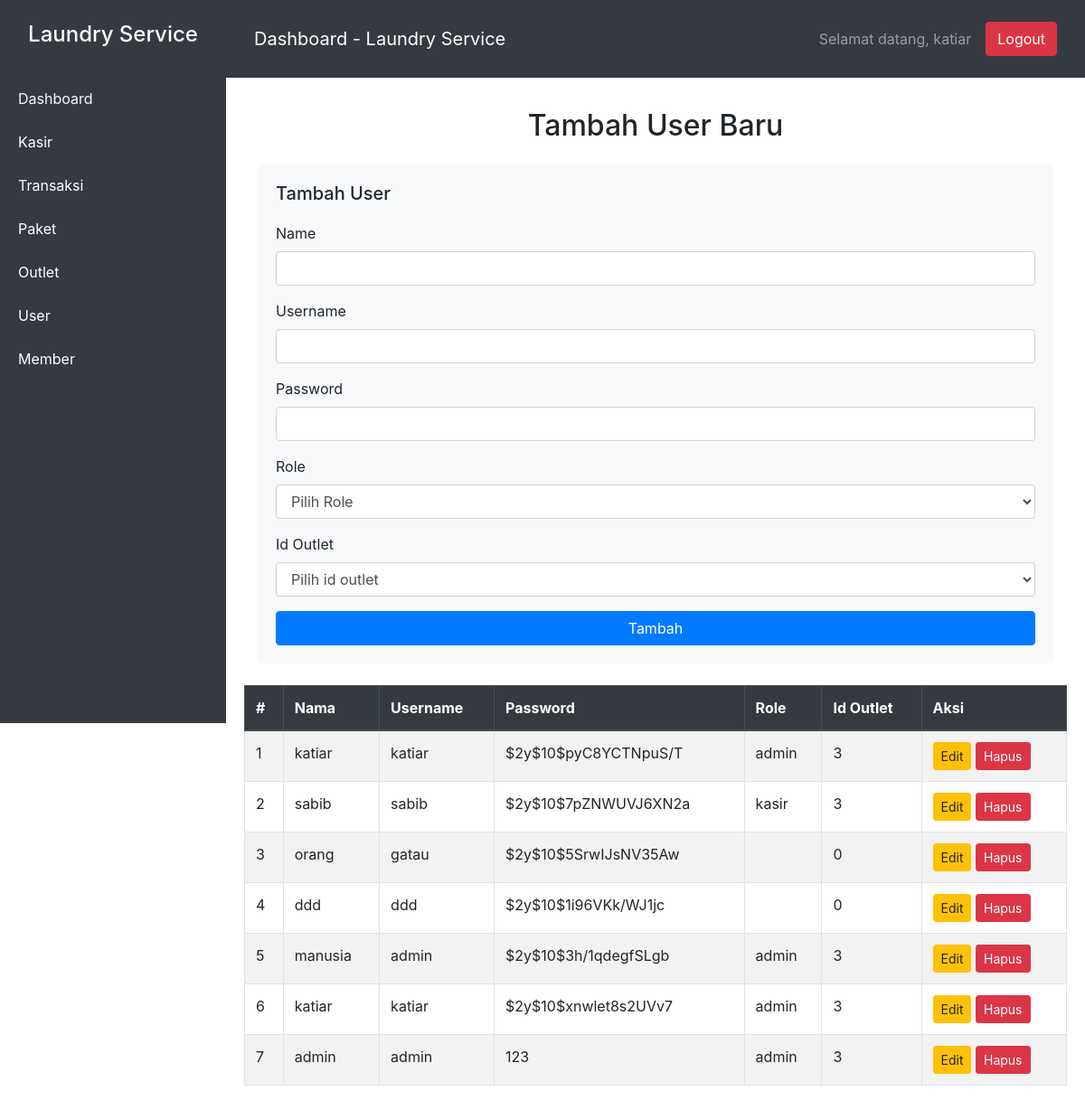
Screenshot of /view/user.php (signed in) with the database file from the repository.
### tables this page shows
CREATE TABLE `user` (
  `id` int(20) NOT NULL,
  `nama` varchar(30) NOT NULL,
  `username` varchar(35) NOT NULL,
  `password` varchar(200) NOT NULL,
  `id_outlet` int(11) NOT NULL,
  `role` enum('kasir','admin','owner') NOT NULL
);

### database/database.php (called while the page is built, shortened)
<?php
class Database
{
    private $host = 'localhost';
    private $username = 'root';
    private $password = '';
    private $dbname = 'laundry';
    protected $connect;
    public function __construct()
    {
        $this->connect = new mysqli($this->host, $this->username, $this->password, $this->dbname);
    }
    public function all($table)
    {
        $data = [];
        $sql = "SELECT * FROM $table";
        $stmt = $this->connect->prepare($sql);
        $stmt->execute();
        $result = $stmt->get_result();
        if ($result->num_rows > 0) {
            while ($row = $result->fetch_assoc()) {
                $data[] = $row;
            }
        }
        return $data;
    }
}

### controller/authController.php (called while the page is built, shortened)
<?php
include __DIR__.'/../model/user.php';
class authController
{
    private $model;
    public function __construct()
    {
        $this->model = new authModel;
    }
    public function index()
    {
        $all = $this->model->index();
        return $all;
    }
}

### model/user.php (called while the page is built, shortened)
<?php
include __DIR__.'/../database/database.php';
class authModel extends Database
{
    private $table = 'user';
    public function index()
    {
        $all = $this->all($this->table);
        return $all;
    }
}

### view/user.php (the view, shortened to what this page needs)
<?php
include __DIR__.'/../controller/authController.php';
$user = new authController;
$dataUser = $user -> index();
?>
<!DOCTYPE html>
<html lang="id">
<head>
    <link rel="stylesheet" href="https://stackpath.bootstrapcdn.com/bootstrap/4.5.2/css/bootstrap.min.css">
</head>
<body>
    <div class="wrapper">
        <nav id="sidebar">
            <div class="sidebar-header text-center py-4">
                <h4>Laundry Service</h4>
            </div>
            <ul class="list-group">
                <?php
                if(isset($_SESSION['admin'])){
                ?>
                <a href="index.php" class="text-light"><li class="list-group-item">Dashboard</a></li>
                <a href="kasir.php" class="text-light"><li class="list-group-item">Kasir</li></a>
                <a href="transaksi.php" class="text-light"><li class="list-group-item">Transaksi</li></a>
                <a href="paket.php" class="text-light"><li class="list-group-item">Paket</li></a>
                <a href="outlet.php" class="text-light"><li class="list-group-item">Outlet</li></a>
                <a href="user.php" class="text-light"><li class="list-group-item">User</li></a>
                <a href="member.php" class="text-light"><li class="list-group-item">Member</li></a>
                <?php
                    }
                ?>
            </ul>
        </nav>
        <header id="header">
            <nav class="navbar navbar-expand-lg navbar-dark">
                <span class="navbar-brand">Dashboard - Laundry Service</span>
                <div class="ml-auto d-flex align-items-center">
                    <span class="navbar-text mr-3">Selamat datang, <?=$_SESSION['admin']['username']?></span>
                    <form action="../routes/auth.php" method="post" class="mb-0">
                        <button type="submit" class="btn btn-danger" name="action" value="logout">Logout</button>
                    </form>
                </div>
            </nav>
        </header>
        <div id="content">
            <div id="main-content" class="container" style="margin-top: 100px">
                <h2 class="text-center mb-4">Tambah User Baru</h2>
                <div class="form-section">
                    <h5>Tambah User</h5>
                    <form action="../routes/auth.php" method="post">
                        <div class="form-group">
                            <label for="name">Name</label>
                            <input type="text" class="form-control" id="name" name="name" value="<?= isset($edit['nama']) ? htmlspecialchars($edit['nama']) : '' ?>" required>
                        </div>
                        <div class="form-group">
                            <label for="username">Username</label>
                            <input type="text" class="form-control" id="username" name="username" value="<?= isset($edit['nama']) ? htmlspecialchars($edit['username']) : '' ?>" required>
                        </div>
                        <div class="form-group">
                            <label for="password">Password</label>
                            <input type="password" class="form-control" id="password" name="password" value="<?= isset($edit['nama']) ? htmlspecialchars($edit['password']) : '' ?>" required>
                        </div>
                        <div class="form-group">
                            <label for="role">Role</label>
                            <select class="form-control" id="role" name="role" required>
                                <option value="">Pilih Role</option>
                            </select>
                        </div>
                        <div class="form-group">
                            <label for="role">Id Outlet</label>
                            <select class="form-control" id="role" name="outlet" required>
                                <option value="">Pilih id outlet</option>
                            </select>
                        </div>
                        <button type="submit" class="btn btn-primary btn-block" name="action" value="<?= isset($edit)  ? 'update' : 'daftar' ?>"><?= isset($edit)  ? 'Update' : 'Tambah' ?></button>
                    </form>
                </div>
            </div>
            <div class="table-responsive">
                        <table class="table table-bordered table-striped mt-4">
                            <thead class="thead-dark">
                                <tr>
                                    <th>#</th>
                                    <th>Nama</th>
                                    <th>Username</th>
                                    <th>Password</th>
                                    <th>Role</th>
                                    <th>Id Outlet</th>
                                    <th>Aksi</th>
                                </tr>
                            </thead>
                            <tbody>
                            <?php
                            $no = 1;
                            foreach($dataUser as $user){
                            ?>
                                <tr>
                                    <td><?=$no++?></td>
                                    <td><?=$user['nama']?></td>
                                    <td><?=$user['username']?></td>
                                    <td><?=substr($user['password'],0,20)?></td>
                                    <td><?=$user['role']?></td>
                                    <td><?=$user['id_outlet']?></td>
                                    <td>
                                        <a href="user.php?id=<?=md5($user['id'])?>" class="btn btn-warning btn-sm">Edit</a>
                                        <a href="../routes/auth.php?id=<?=md5($user['id'])?>&&action=destroy" class="btn btn-danger btn-sm">Hapus</a>
                                    </td>
                                </tr>
                            <?php
                                }
                            ?>
                            </tbody>
                        </table>
                    </div>
        </div>
    </div>
</body>
</html>

### view/user.php (style rules this page uses)
.wrapper { display: flex; width: 100%; }
#sidebar { min-width: 250px; max-width: 250px; background: #343a40; color: #fff; height: 100vh; position: fixed; }
#sidebar .list-group { margin: 0; }
#sidebar .list-group-item { background: #343a40; color: #fff; border: none; }
#content { margin-left: 250px; width: 100%; padding: 20px; }
#header { background-color: #343a40; color: white; padding: 15px; position: fixed; top: 0; left: 250px; width: calc(100% - 250px); z-index: 1000; }
#header .navbar { display: flex; justify-content: space-between; align-items: center; }
#main-content { margin-top: 70px; }
.form-section { background-color: #f8f9fa; padding: 20px; border-radius: 5px; }
.form-section h5 { margin-bottom: 20px; }

### rows the page displays
user: nama "katiar", username "katiar", password "$2y$10$pyC8YCTNpuS/T", role "admin", id_outlet "3"
user: nama "sabib", username "sabib", password "$2y$10$7pZNWUVJ6XN2a", role "kasir", id_outlet "3"
user: nama "orang", username "gatau", password "$2y$10$5SrwIJsNV35Aw", id_outlet "0"
user: nama "ddd", username "ddd", password "$2y$10$1i96VKk/WJ1jc", id_outlet "0"
user: nama "manusia", username "admin", password "$2y$10$3h/1qdegfSLgb", role "admin", id_outlet "3"
user: nama "katiar", username "katiar", password "$2y$10$xnwlet8s2UVv7", role "admin", id_outlet "3"
user: nama "admin", username "admin", password "123", role "admin", id_outlet "3"

### other values shown
$_SESSION['admin']['username'] "katiar"
